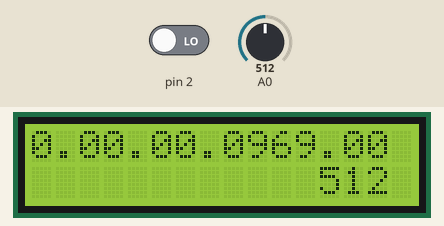
A sketch run on a simulated Arduino Uno, built with avr-gcc and run on an emulated ATmega328P. On the bench: 16×2 character LCD. The test bench sets the inputs (shaded band); at power-on: A0 = 512, pin 2 LOW.

Above: at 1.2 s.
1.3 s: A0 set to 440
At 1.73 s:
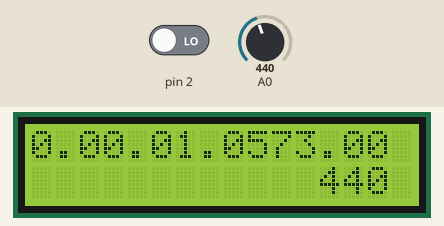
3.0 s: pin 2 driven HIGH
At 4.02 s:
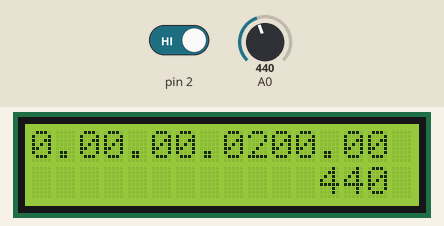
4.5 s: A0 set to 460
At 4.89 s:
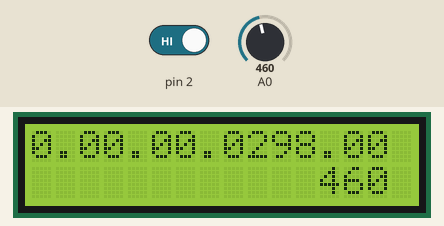
6.2 s: A0 set to 511
At 6.4 s:
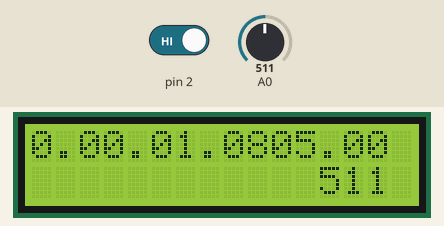
Timing chart, 0 to 8.7 s (numbered marks = the images above; inputs shaded):
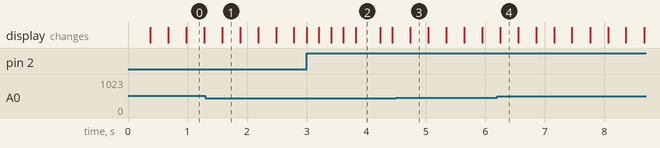

Measured:
- what the display in image 2 shows lasts 0.4 s, from 3.8 s to 4.2 s

The sketch:

stopwatch.ino
```cpp
#include <LiquidCrystal.h>
#include <LiquidCrystal.h>
#define btnUP     1
#define btnDOWN   2
#define btnNONE   5
LiquidCrystal lcd(8, 9, 4, 5, 6, 7);        // select the pins used on the LCD panel
int lcd_key     = 0;
int adc_key_in  = 0;

unsigned long starting, finished, elapsed;
void setup()
{
  lcd.begin (16,2);
  lcd.setCursor (0,0);
}
int readButtons()
{
  adc_key_in = analogRead(0);       // read the value from the sensor
  lcd.setCursor(12,1);              //Display analogue value on Pin A0
  lcd.print(adc_key_in);
  lcd.print("   ");
  if (adc_key_in < 250 && adc_key_in > 144 )  return btnUP;
  else if (adc_key_in < 450 && adc_key_in > 251)  return btnDOWN;
  else return btnNONE;
}
void loop()
{
float h, m, s, ms;
  int m1, m2, s1, s2, ms1, ms2, ms3;
  unsigned long over;
  finished = millis();
  elapsed = finished - starting;

h = int(elapsed / 3600000);
  over = elapsed % 3600000;
  m = int(over / 60000);
  over = over % 60000;
  s = int(over / 1000);
  ms = over % 1000;

lcd.setCursor(0, 0); //displays each unit on the lcd screen
lcd.print(h);
lcd.setCursor(3, 0);
lcd.print(m);
lcd.setCursor(6, 0);
lcd.print(s);
lcd.setCursor(9, 0);
lcd.print(ms);
lcd_key = readButtons();

switch (lcd_key){
case btnDOWN:{      //resets the stopwatch
if (digitalRead(2) == HIGH)
{
starting = millis();
delay(200);                // for debounce
}
break;
}
case btnUP:{    //pauses the stopwatch for 5 seconds and continues
if (digitalRead(1) == HIGH)
{
finished = millis();
delay(5000);}
break;}
case btnNONE:{
break;
}}}
```
